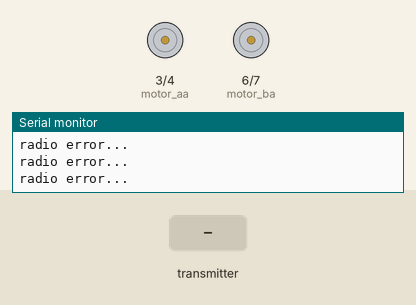
Simulated run of this sketch. Board: Arduino Uno, built with avr-gcc and run on an emulated ATmega328P. On the bench: motor-driver pin pairs drawn as motors (green arrow = first pin HIGH = forward, orange = second pin HIGH = backward, longer = more drive), the last lines printed to the serial monitor. Inputs (shaded band) come from the test bench. No radio packets arrive unless stated.

Above: at 1.3 s.
1.4 s: the transmitter starts sending motor_code = 1
At 2.7 s:
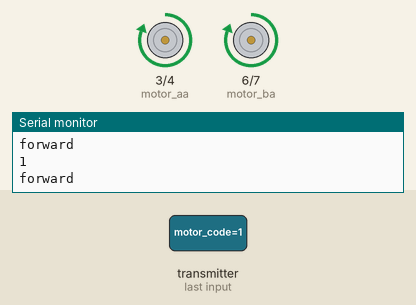
3.0 s: the transmitter starts sending motor_code = 0
Timing chart, 0 to 6.0 s (numbered marks = the images above; inputs shaded):
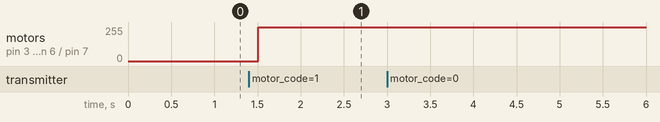

The sketch:

Receive.ino
```cpp
#include <SPI.h>
#include "RF24.h"
RF24 radio(9, 10);//commu NRF24L01
const uint64_t send_pipe=0xB01DFACECEL;
const uint64_t recv_pipe=0xDEADBEEFF1L;
#define CODE_NONE 0
#define forward 1
#define backward 2
#define left 3
#define right 4
#define stopi 5
#define motor_aa 3
#define motor_ab 4
#define motor_ba 6
#define motor_bb 7

void setup()
{
   pinMode(motor_aa,OUTPUT);
   pinMode(motor_ab,OUTPUT);
   pinMode(motor_ba,OUTPUT);
   pinMode(motor_bb,OUTPUT);
  Serial.begin(9600);
  Serial.println("Ready for commands");
  radio.begin();
  radio.setRetries(15,15);
  radio.setPALevel(RF24_PA_LOW); //range increase
  radio.openWritingPipe(send_pipe);
  radio.openReadingPipe(1,recv_pipe);
  radio.startListening();

}

void loop()
{
  unsigned long motor_code=CODE_NONE;
  if( radio.available())
  {
    while(radio.available())
    {
      radio.read(&motor_code, sizeof(unsigned long));
    }
    radio.stopListening();
    radio.write(&motor_code, sizeof(unsigned long));
    radio.startListening();
    Serial.println(motor_code);
    if(motor_code==backward){
      Serial.println("backward");
      digitalWrite(motor_aa,LOW);
      digitalWrite(motor_ab,HIGH);
      digitalWrite(motor_ba,LOW);
      digitalWrite(motor_bb,HIGH);
    }else if(motor_code==forward){
      Serial.println("forward");
      digitalWrite(motor_aa,HIGH);
      digitalWrite(motor_ab,LOW);
      digitalWrite(motor_ba,HIGH);
      digitalWrite(motor_bb,LOW);
    }else if(motor_code==right){
      Serial.println("right");
      digitalWrite(motor_aa,HIGH);
      digitalWrite(motor_ab,LOW);
      digitalWrite(motor_ba,LOW);
      digitalWrite(motor_bb,HIGH);
    }else if(motor_code==left){
      Serial.println("left");
      digitalWrite(motor_aa,LOW);
      digitalWrite(motor_ab,HIGH);
      digitalWrite(motor_ba,HIGH);
      digitalWrite(motor_bb,LOW);
    }else if(motor_code==stopi){
      Serial.println("stop");
      digitalWrite(motor_aa,HIGH);
      digitalWrite(motor_ab,HIGH);
      digitalWrite(motor_ba,HIGH);
      digitalWrite(motor_bb,HIGH);
    }else{
      Serial.println("error..");
    }
  }else{
      Serial.println("radio error...");
    }
   delay(500);
}
```

Measured:
- after the input at 1.4 s, motor on pin 3 (motor_aa) / pin 4 (motor_ab), motor on pin 6 (motor_ba) / pin 7 (motor_bb): stopped → forward 255/255 after 0.11 s
